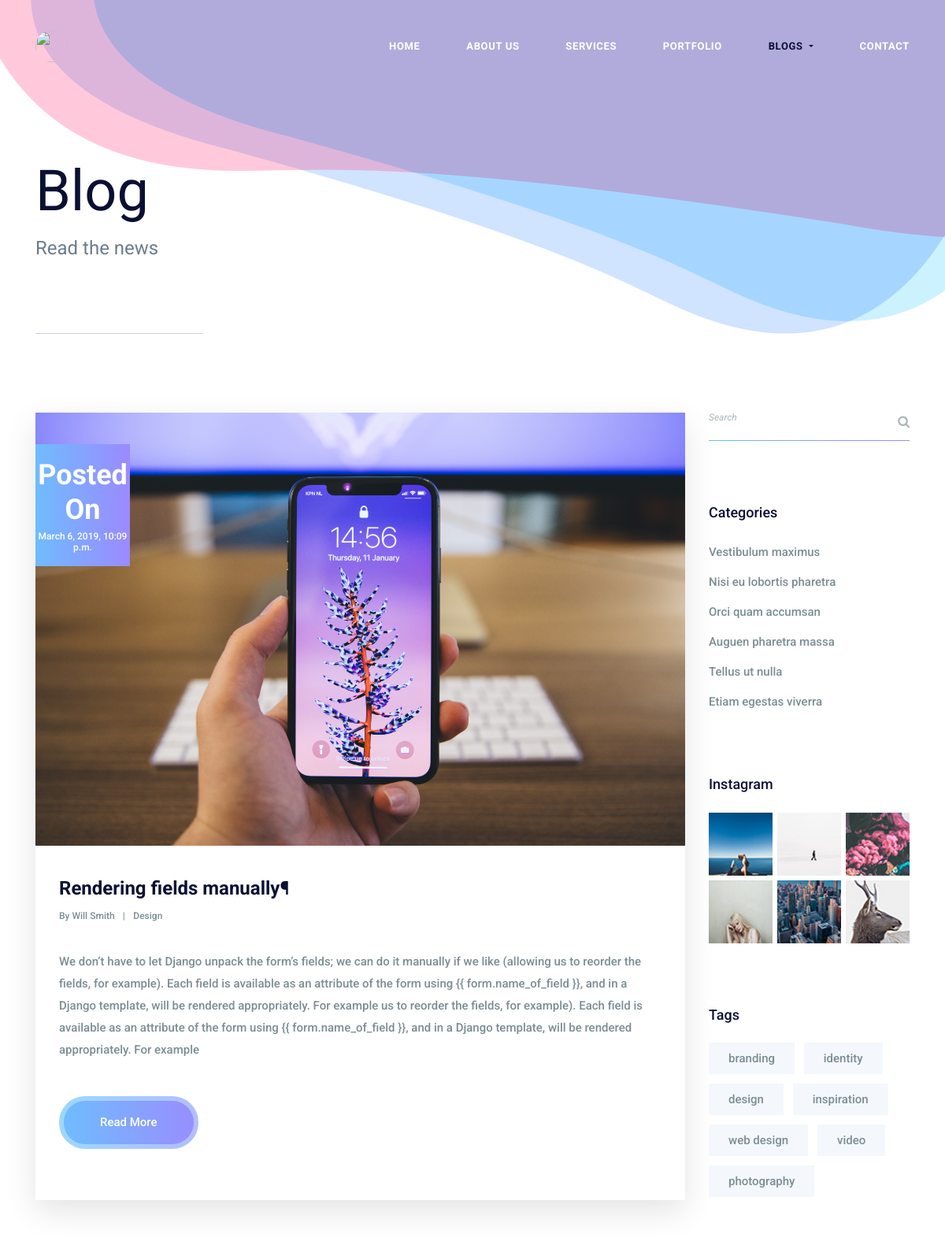
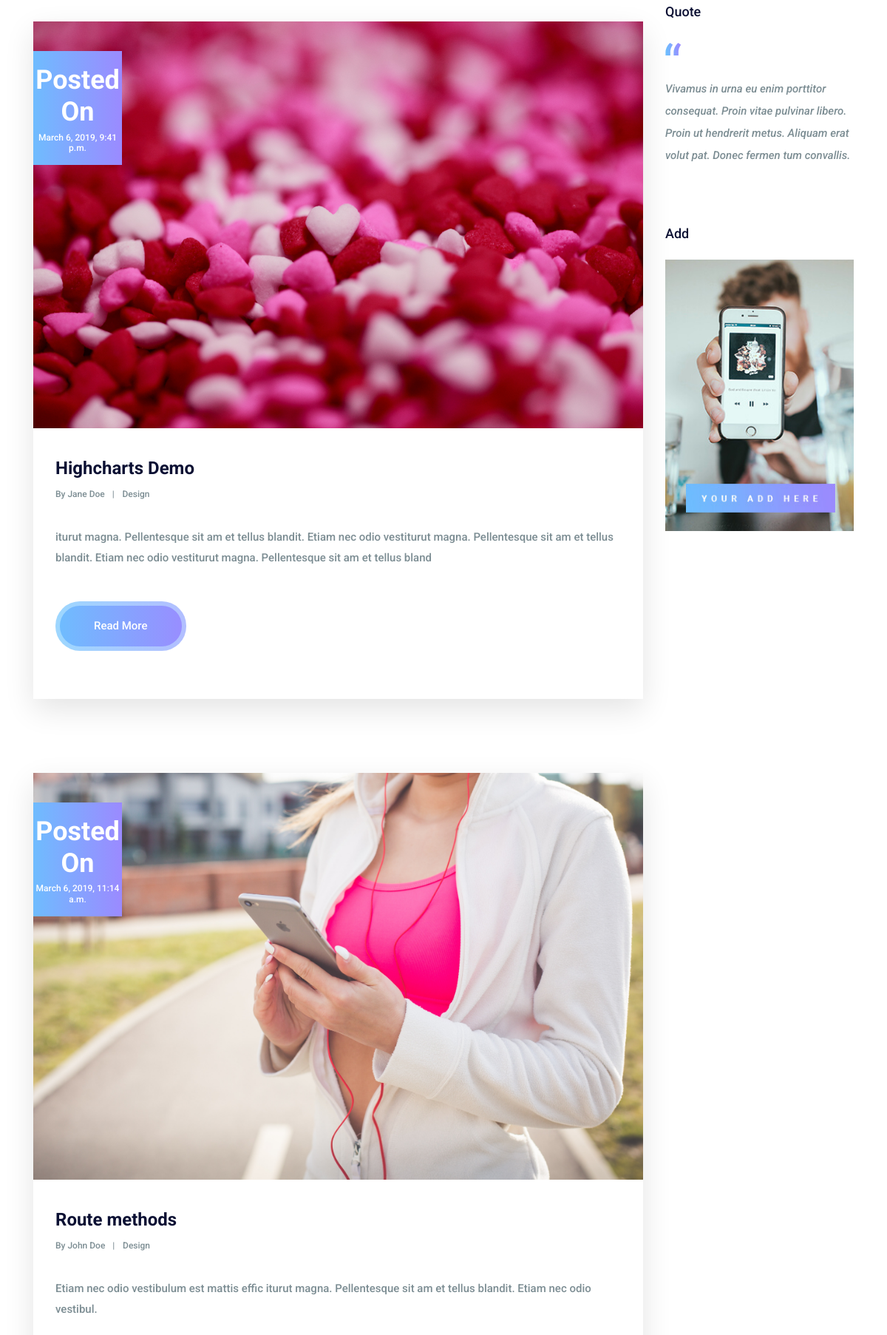
Screenshot of /Blog/allposts/ (upper part) with the database file from the repository (2 pictures, top to bottom).
### Blog/models.py (models this page shows, shortened)
class Post(models.Model):
    title = models.CharField(max_length = 100)
    author = models.CharField(max_length = 100)
    description = models.TextField(blank=True)
    created_at = models.DateTimeField(default = datetime.now, blank = True)
    photo = models.ImageField(upload_to = 'photos/blogphotos/', null = True, blank = True)

### Blog/views.py (the view)
# urls.py: path('allposts/', views.all_posts, name = 'all_posts'),
def all_posts(request):
    posts = Post.objects.all().order_by('-id')
    paginator = Paginator(posts, 5)
    page = request.GET.get('page')
    posts = paginator.get_page(page)
    return render(request, "all_posts.html", { 'posts': posts })

### Blog/templates/all_posts.html (shortened to what this page needs)
{% extends "blog/base.html" %}
{% load static %}
{% block content %}
{% include "blog/navbar.html" %}
<section class="banner_area">
    <div class="container">
        <div class="banner_inner_text">
            <h2>Blog</h2>
            <p>Read the news</p>
        </div>
    </div>
</section>
<section class="blog_main_area p_100">
    <div class="container">
        <div class="row">
            <div class="col-lg-9">
                <div class="blog_main_inner">
                    {% for post in posts %}
                    <div class="blog_main_item">
                        <div class="blog_img">
                            <img class="img-fluid" src="/Blog{{ post.photo.url }}" target="_blank" alt="{{ post.title }}">
                            <div class="blog_date">
                                <h4>Posted On</h4>
                                <h5>{{ post.created_at }}</h5>
                            </div>
                        </div>
                        <div class="blog_text">
                            <a href="#">
                                <h4>{{ post.title }}</h4>
                            </a>
                            <div class="blog_author">
                                <a href="#">By {{ post.author }}</a>
                                <a href="#">Design</a>
                            </div>
                            <p>{{ post.description }}</p>
                            <a class="more_btn" href="/Blog/postitem/{{ post.id }}">Read More</a>
                        </div>
                    </div>
                    {% endfor %}
                </div>
            </div>
            <div class="col-lg-3">
                <div class="blog_right_sidebar">
                    <aside class="r_widget search_widget">
                        <div class="input-group">
                            <input type="text" class="form-control" placeholder="Search" aria-label="Search">
                            <span class="input-group-btn">
                                <button class="btn btn-secondary" type="button"><i class="fa fa-search"></i></button>
                            </span>
                        </div>
                    </aside>
                    <aside class="r_widget categories_widget">
                        <div class="r_w_title">
                            <h3>Categories</h3>
                        </div>
                        <ul>
                            <li><a href="#">Vestibulum maximus</a></li>
                            <li><a href="#">Nisi eu lobortis pharetra</a></li>
                            <li><a href="#">Orci quam accumsan</a></li>
                            <li><a href="#">Auguen pharetra massa</a></li>
                            <li><a href="#">Tellus ut nulla</a></li>
                            <li><a href="#"> Etiam egestas viverra </a></li>
                        </ul>
                    </aside>
                    <aside class="r_widget insta_widget">
                        <div class="r_w_title">
                            <h3>Instagram</h3>
                        </div>
                        <ul>
                            <li><a href="https://www.instagram.com/?hl=en">
                                    <img class="img-fluid" src="{% static 'img/instagram/right-instagram/r-in-1.jpg' %}" alt="">
                                </a></li>
                            <li><a href="https://www.instagram.com/?hl=en">
                                    <img class="img-fluid" src="{% static 'img/instagram/right-instagram/r-in-2.jpg' %}" alt="">
                                </a></li>
                            <li><a href="https://www.instagram.com/?hl=en">
                                    <img class="img-fluid" src="{% static 'img/instagram/right-instagram/r-in-3.jpg' %}" alt="">
                                </a></li>
                            <li><a href="https://www.instagram.com/?hl=en">
                                    <img class="img-fluid" src="{% static 'img/instagram/right-instagram/r-in-4.jpg' %}" alt="">
                                </a></li>
                            <li><a href="https://www.instagram.com/?hl=en">
                                    <img class="img-fluid" src="{% static 'img/instagram/right-instagram/r-in-5.jpg' %}" alt="">
                                </a></li>
                            <li><a href="https://www.instagram.com/?hl=en">
                                    <img class="img-fluid" src="{% static 'img/instagram/right-instagram/r-in-6.jpg' %}" alt="">
                                </a></li>
                        </ul>
                    </aside>
                    <aside class="r_widget tag_widget">
                        <div class="r_w_title">
                            <h3>Tags</h3>
                        </div>
                        <ul>
                            <li><a href="#">branding</a></li>
                            <li><a href="#">identity</a></li>
                            <li><a href="#">design</a></li>
                            <li><a href="#">inspiration</a></li>
                            <li><a href="#">web design</a></li>
                            <li><a href="#">video</a></li>
                            <li><a href="#">photography</a></li>
                        </ul>
                    </aside>
                    <aside class="r_widget quote_widget">
                        <div class="r_w_title">
                            <h3>Quote</h3>
                        </div>
                        <img src="{% static 'img/icon/quote-icon.png' %}" alt="">
                        <p>Vivamus in urna eu enim porttitor consequat. Proin vitae pulvinar libero. Proin ut hendrerit
                            metus. Aliquam erat volut pat. Donec fermen tum convallis.</p>
                    </aside>
                    <aside class="r_widget add_widget">
                        <div class="r_w_title">
                            <h3>Add</h3>
                        </div>
                        <img class="img-fluid" src="{% static 'img/add.jpg' %}" alt="">
                    </aside>
                </div>
            </div>
        </div>
        </div>
</section>
{% endblock %}

### Blog/templates/blog/base.html (shortened to what this page needs)
<!DOCTYPE html>
<html lang="en">
<head>
     {% load static %}
    <link href="{% static 'css/font-awesome.min.css' %}" rel="stylesheet">
    <link href="{% static 'css/bootstrap.min.css' %}" rel="stylesheet">
    <link href="{% static 'vendors/revolution/css/settings.css' %}" rel="stylesheet">
    <link href="{% static 'vendors/revolution/css/layers.css' %}" rel="stylesheet">
    <link href="{% static 'vendors/revolution/css/navigation.css' %}" rel="stylesheet">
    <link href="{% static 'vendors/owl-carousel/owl.carousel.min.css' %}" rel="stylesheet">
    <link href="{% static 'css/style.css' %}" rel="stylesheet">
    <link href="{% static 'css/responsive.css' %}" rel="stylesheet">
</head>
<body>
    {% block content %}
    {% endblock %}
</body>
</html>

### Blog/templates/blog/navbar.html (shortened to what this page needs)
{% load static %}
<header class="main_menu_area">
    <nav class="navbar navbar-expand-lg navbar-light bg-light">
        <a class="navbar-brand" href="#"><img src="{% static 'img/logo.jpg' %}"
                style="height: 40px; width: 40px; border-radius: 50%;" alt=""></a>
        <div class="collapse navbar-collapse" id="navbarSupportedContent">
            <ul class="navbar-nav">
                <li class="nav-item"><a class="nav-link" href="/Blog/">Home</a></li>
                <li class="nav-item"><a class="nav-link" href="">About Us</a></li>
                <li class="nav-item"><a class="nav-link" href="">Services</a></li>
                <li class="nav-item"><a class="nav-link" href="">Portfolio</a></li>
                <li class="nav-item dropdown submenu active">
                    <a class="nav-link dropdown-toggle" href="#" id="navbarDropdown" role="button"
                        data-toggle="dropdown" aria-haspopup="true" aria-expanded="false">
                        Blogs
                    </a>
                </li>
                <li class="nav-item"><a class="nav-link" href="contact.html">Contact</a></li>
            </ul>
        </div>
    </nav>
</header>

### rows the page displays
Post: photo (picture), created_at "March 6, 2019, 10:09 p.m.", title "Rendering fields manually¶", author "Will Smith", description "We don’t have to let Django unpack the form’s fields; we can do it manually if we like (allowing us to reorder the fields, for example). Each field is available as an attribute of the form using {{ form.name_of_field }}, and in a Django template, will be rendered appropriately. For example us to reorder the fields, for example). Each field is available as an attribute of the form using {{ form.name_of_field }}, and in a Django template, will be rendered appropriately. For example"
Post: photo (picture), created_at "March 6, 2019, 9:41 p.m.", title "Highcharts Demo", author "Jane Doe", description "iturut magna. Pellentesque sit am et tellus blandit. Etiam nec odio vestiturut magna. Pellentesque sit am et tellus blandit. Etiam nec odio vestiturut magna. Pellentesque sit am et tellus bland"
Post: photo (picture), created_at "March 6, 2019, 11:14 a.m.", title "Route methods", author "John Doe", description "Etiam nec odio vestibulum est mattis effic iturut magna. Pellentesque sit am et tellus blandit. Etiam nec odio vestibul."
